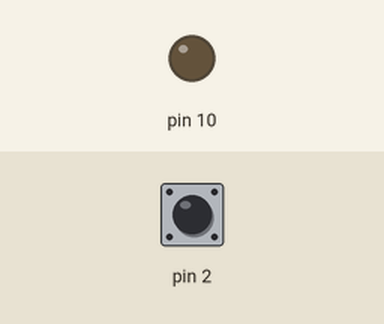
Recording of a sketch running on a simulated Arduino Uno, built with avr-gcc and run on an emulated ATmega328P. Parts: output pins drawn as LEDs (lit = HIGH). Dashed ring = blinking. The test bench sets the inputs (shaded band); at power-on: pin 2 HIGH.

Above: at 1.2 s.
1.3 s: pin 2 pulled LOW for 1 s
At 1.75 s:
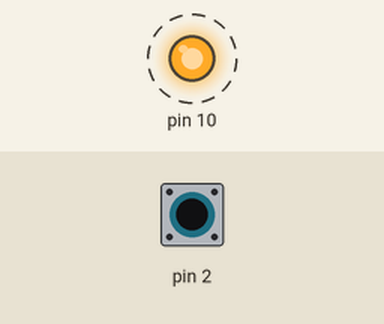
4.0 s: pin 2 pulled LOW for 0.15 s
At 5.1 s:
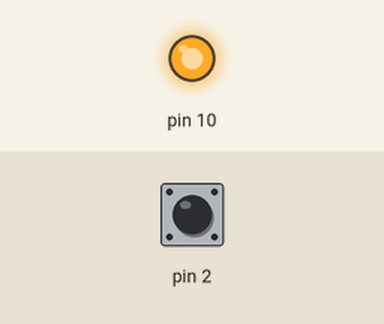
5.8 s: pin 2 pulled LOW for 3.2 s
At 9.9 s:
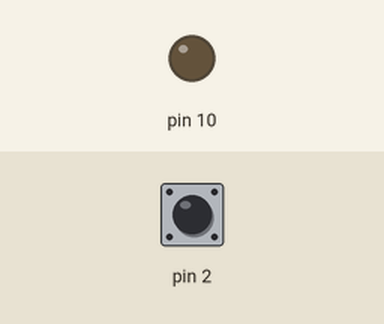
Timing chart, 0 to 11.4 s (numbered marks = the images above; inputs shaded):
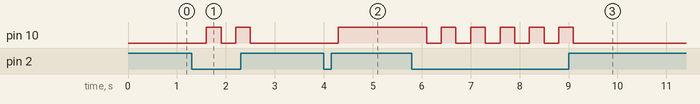

Measured:
- after the input at 1.3 s, pin 10: alternates HIGH for 0.30 s and LOW for 0.30 s, 4 changes in all, then stays LOW, starting after 0.30 s
- after the input at 4.0 s, pin 10: LOW → HIGH after 0.30 s
- after the input at 5.8 s, pin 10: alternates HIGH for 0.30 s and LOW for 0.30 s, 11 changes in all, then stays LOW, starting after 0.30 s

The sketch:

A01_bt_stato.ino
```cpp
int stato_led;

void setup() {
  pinMode(2, INPUT_PULLUP);
  pinMode(10, OUTPUT);
  stato_led = LOW;
}

void loop() {
  if (!digitalRead(2)) {
    stato_led = !stato_led;
    delay(300);
  }

  digitalWrite(10, stato_led);
}
```
